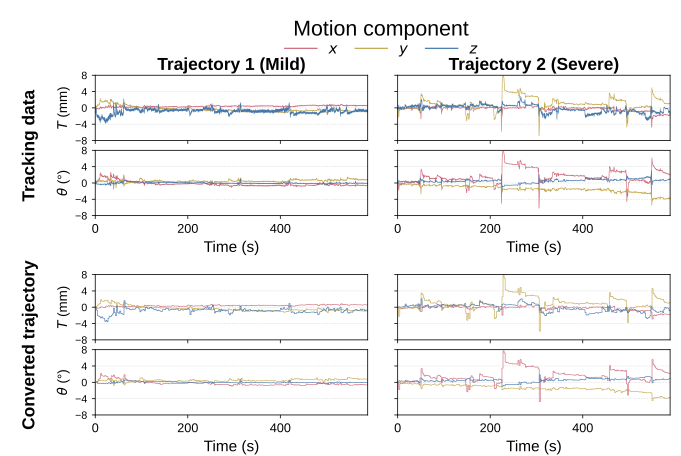

Recreate this plot in Python.
"""Create Figure 7: tracking and converted trajectories for examples 1 and 2.

Run: ``python -m manuscript_figures.figure7_motion_trajectories.figure7_real_trajectories``
"""

import json
from pathlib import Path

import matplotlib.pyplot as plt
import numpy as np
from scipy.spatial.transform import Rotation

from experiments.utils.figure_output import configure_figure_output
from manuscript_figures.shared.style import PUBLICATION_WIDTH, REPOSITORY_ROOT
from manuscript_figures.shared.trajectories import (
    DURATION,
    STYLE,
    add_header,
    add_pose_pair,
    load_piecewise,
    save,
)


HERE = Path(__file__).resolve().parent
DATA = REPOSITORY_ROOT / "experiments" / "real_motion_traces"
TRACKING = DATA / "tracking_json"
CONVERTED = DATA / "piecewise_trajectories"
OUTPUT_PATH = HERE / "figure7_real_trajectories.svg"

SUBJECTS = (
    "BrainMRIMotionDB_2021-02-18_15_18_49447_Prospective-TracOline-Patient-5Y",
    "BrainMRIMotionDB_2021-02-26_13_13_45700_Prospective-TracOline-Patient-8Y",
    "BrainMRIMotionDB_2021-02-18_14_37_34483_Prospective-TracOline-Patient-8Y",
    "BrainMRIMotionDB_2021-04-15_13_29_72620_Prospective-TracOline-Patient-4Y",
    "BrainMRIMotionDB_2021-05-06_13_45_50298_Prospective-TracOline-Patient-7Y",
    "BrainMRIMotionDB_2021-06-03_13_41_53795_Prospective-TracOline-Patient-6Y",
    "BrainMRIMotionDB_2021-10-29_13_11_63503_Prospective-TracOline-Patient-6Y",
    "BrainMRIMotionDB_2021-11-05_14_17_54888_Prospective-TracOline-Patient-4Y",
)
MAIN_TITLES = ("Trajectory 1 (Mild)", "Trajectory 2 (Severe)")
COMPARISON_SOURCES = (
    ("tracking", "Tracking data", False),
    ("converted", "Converted trajectory", True),
)


def _seconds(timestamp):
    hour, minute, second = timestamp.split(":")
    return int(hour) * 3600 + int(minute) * 60 + float(second)


def load_tracking(subject):
    path = TRACKING / f"{subject}.json"
    with path.open() as file:
        motion = json.load(file)["MotionData"][0]

    absolute_time = np.asarray([_seconds(value) for value in motion["TimeStamp"]])
    time = (absolute_time - absolute_time[0]) % 86400
    keep = time < DURATION
    translation = np.column_stack([motion[f"M{row}4"] for row in range(1, 4)])[keep]
    matrices = np.stack([
        np.column_stack([motion[f"M{row}{column}"] for column in range(1, 4)])
        for row in range(1, 4)
    ], axis=1)[keep]
    return {
        "time": time[keep],
        "translation": translation,
        "rotation": Rotation.from_matrix(matrices).as_euler("xyz", degrees=True),
    }


def load_subject(subject):
    return {
        "converted": load_piecewise(CONVERTED / f"{subject}.json"),
        "tracking": load_tracking(subject),
    }


def require_json_files(subjects):
    """Fail before rendering when any required source JSON is unavailable."""
    required = [CONVERTED / f"{subject}.json" for subject in subjects]
    required.extend(TRACKING / f"{subject}.json" for subject in subjects)
    missing = [path for path in required if not path.is_file()]
    if missing:
        raise FileNotFoundError(
            "Missing required tracking trajectory JSON files:\n"
            + "\n".join(f"- {path}" for path in missing)
        )


def create_figure(subjects, output_path, titles, panel_label=None):
    """Render one or more two-subject blocks with a shared legend."""
    if len(subjects) != len(titles) or len(subjects) % 2:
        raise ValueError("Subjects and titles must form matching pairs")
    output_path = Path(output_path)
    require_json_files(subjects)
    subject_data = [load_subject(subject) for subject in subjects]
    block_count = len(subjects) // 2

    with plt.rc_context(STYLE):
        figure = plt.figure(figsize=(PUBLICATION_WIDTH, 4.75 * block_count))
        grid = figure.add_gridspec(
            block_count, 1,
            left=0.14, right=0.985,
            bottom=0.05 if block_count > 1 else 0.09,
            top=0.91 if block_count > 1 else 0.835,
            hspace=0.19,
        )
        add_header(figure, panel_label, legend_y=0.995 if block_count > 1 else 0.985)

        for block in range(block_count):
            panel_grid = grid[block].subgridspec(
                len(COMPARISON_SOURCES), 2, wspace=0.11, hspace=0.42
            )
            for row, (source, row_label, stepped) in enumerate(COMPARISON_SOURCES):
                for column in range(2):
                    subject_index = 2 * block + column
                    axes = add_pose_pair(
                        figure,
                        panel_grid[row, column],
                        subject_data[subject_index][source],
                        title=titles[subject_index] if row == 0 else None,
                        stepped=stepped,
                        show_y=column == 0,
                    )
                    if column == 0 and row_label:
                        axes[0].annotate(
                            row_label, (-0.24, -0.08), xycoords="axes fraction",
                            ha="center", va="center", rotation=90,
                            fontsize=13, fontweight="bold",
                        )
        return save(figure, output_path)


if __name__ == "__main__":
    configure_figure_output()
    create_figure(SUBJECTS[:2], OUTPUT_PATH, MAIN_TITLES)
